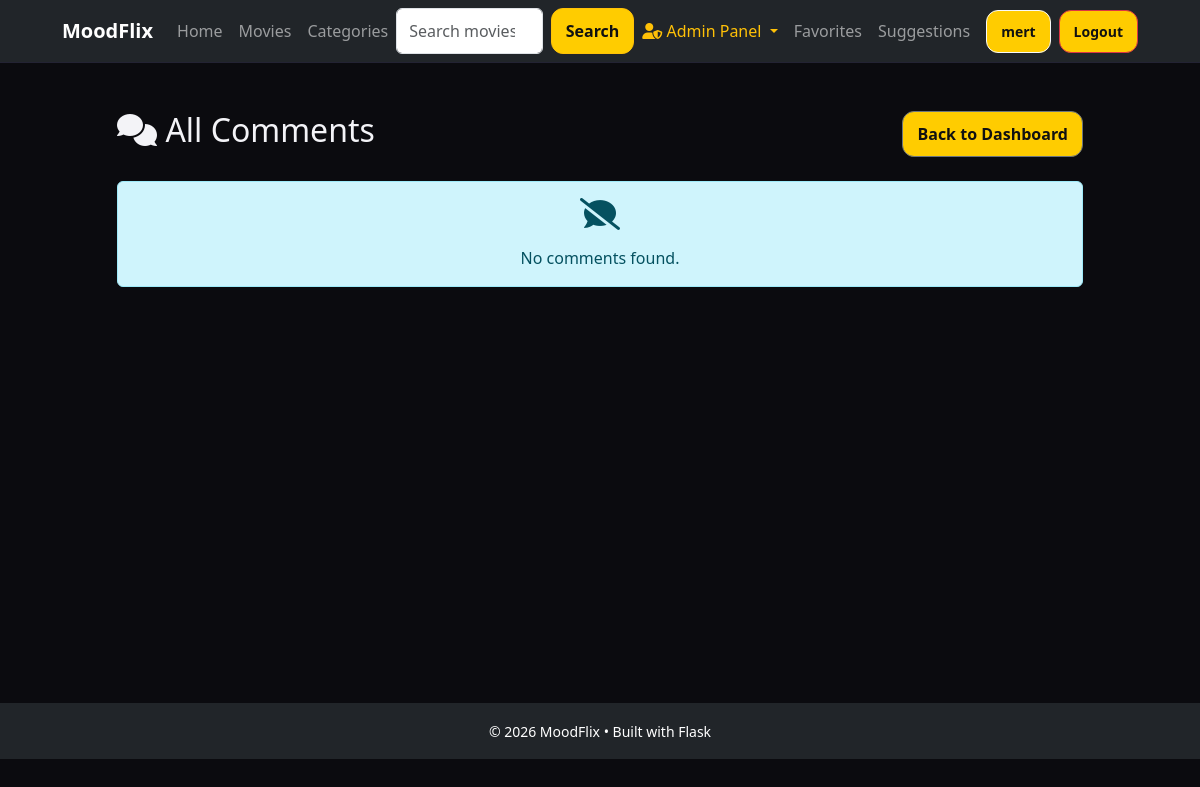
The page /admin/comments (signed in) on the database as committed earlier.
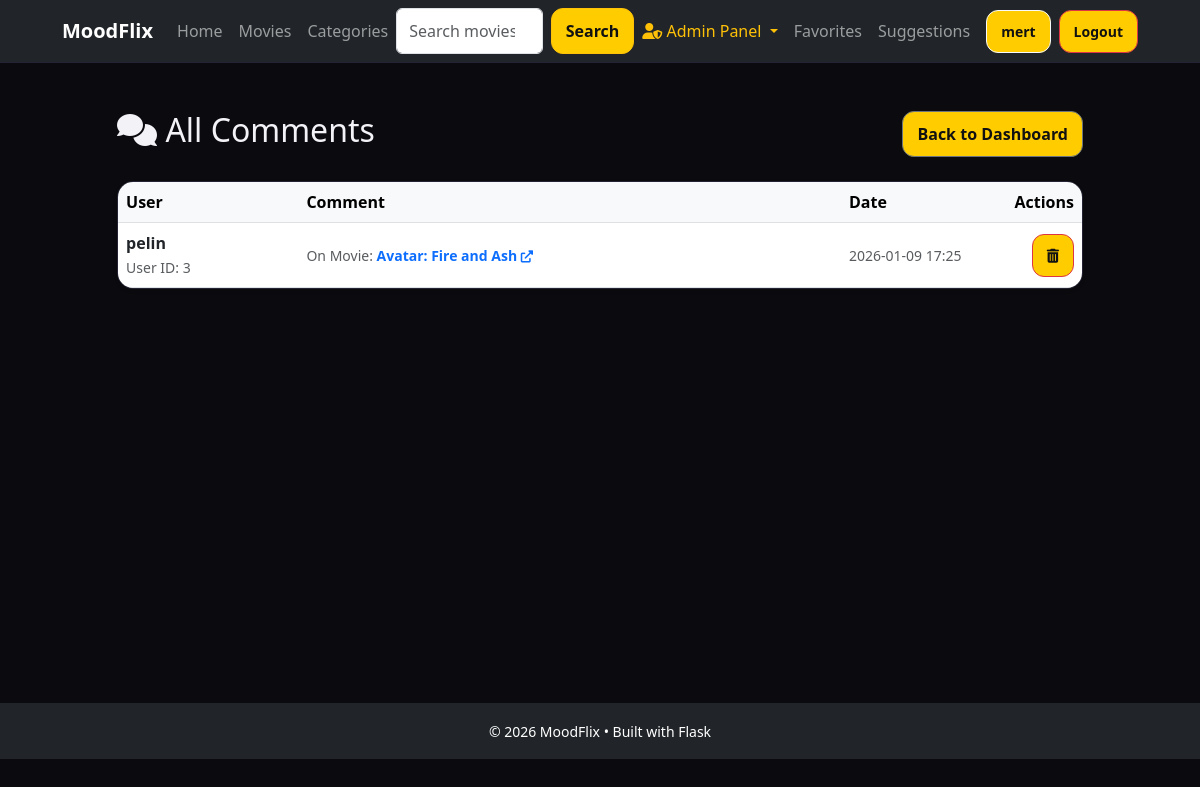
The same page on the database as committed later.
### app/models/user.py (models this page shows, shortened)
class User(UserMixin, db.Model):
    __tablename__ = "users"
    id = db.Column(db.Integer, primary_key=True)
    email = db.Column(db.String(120), unique=True, nullable=False)
    username = db.Column(db.String(50), nullable=False)
    password_hash = db.Column(db.String(128), nullable=False)
    role = db.Column(db.String(20), nullable=False, default="user")  # "user" or "admin"
    created_at = db.Column(db.DateTime, nullable=False, default=datetime.utcnow)
    is_active = db.Column(db.Boolean, nullable=False, default=True)
    comments = db.relationship('Comment', backref='user', lazy='dynamic', cascade='all, delete-orphan')
    ratings = db.relationship('Rating', backref='user', lazy='dynamic', cascade='all, delete-orphan')
    favorites = db.relationship('Favorite', backref='user', lazy='dynamic', cascade='all, delete-orphan')
    suggestions = db.relationship('Suggestion', backref='user', lazy='dynamic', cascade='all, delete-orphan')

### app/models/comment.py (models this page shows, shortened)
class Comment(db.Model):
    __tablename__ = "comments"
    id = db.Column(db.Integer, primary_key=True)
    user_id = db.Column(db.Integer, db.ForeignKey('users.id'), nullable=False)
    movie_id = db.Column(db.Integer, db.ForeignKey('movies.id'), nullable=False)
    text = db.Column(db.Text, nullable=False)
    createdAt = db.Column(db.DateTime, default=datetime.utcnow, nullable=False)
    updatedAt = db.Column(db.DateTime, default=datetime.utcnow, onupdate=datetime.utcnow, nullable=False)

### app/models/movie.py (models this page shows, shortened)
class Movie(db.Model):
    __tablename__ = "movies"
    id = db.Column(db.Integer, primary_key=True)
    title = db.Column(db.String(255), nullable=False)
    year = db.Column(db.Integer, nullable=True)
    description = db.Column(db.Text, nullable=True)
    posterUrl = db.Column(db.String(500), nullable=True)
    imdbRating = db.Column(db.Float, nullable=True)
    createdAt = db.Column(db.DateTime, default=datetime.utcnow, nullable=False)
    is_active = db.Column(db.Boolean, nullable=False, default=True)
    mood_categories = db.relationship('MoodCategory', secondary=movie_mood_categories, backref=db.backref('movies', lazy='dynamic'))
    affiliate_links = db.relationship('AffiliateLink', backref='movie', lazy='dynamic', cascade='all, delete-orphan')
    comments = db.relationship('Comment', backref='movie', lazy='dynamic', cascade='all, delete-orphan')
    ratings = db.relationship('Rating', backref='movie', lazy='dynamic', cascade='all, delete-orphan')
    favorites = db.relationship('Favorite', backref='movie', lazy='dynamic', cascade='all, delete-orphan')

### app/controllers/admin_controller.py (the view)
@admin_bp.get("/comments")
def list_comments():
    guard = _require_admin()
    if guard:
        return guard
    movie_id = request.args.get("movie_id", type=int)
    comments = AdminService.adminListComments(movie_id)
    return render_template("admin/comments.html", comments=comments, movie_id=movie_id)

### app/__init__.py (called while the page is built)
def init_extensions(app: Flask) -> None:
    db.init_app(app)
    import_models()
    migrate.init_app(app, db)
    login_manager.init_app(app)
    login_manager.login_view = "auth.login"
    from app.models.user import User
    @login_manager.user_loader
    def load_user(user_id):
        return User.query.get(int(user_id))

### app/controllers/admin_controller.py (called while the page is built)
def _require_admin():
    if not current_user.is_authenticated:
        flash("Please log in as admin.", "error")
        return redirect(url_for("auth.login"))
    if getattr(current_user, "role", None) != "admin":
        flash("Admin access required.", "error")
        return redirect(url_for("home.index"))
    return None

### app/services/admin_service.py (called while the page is built)
    @staticmethod
    def adminListComments(movieId: int | None = None) -> list[Comment]:
        query = Comment.query.order_by(Comment.createdAt.desc())
        if movieId is not None:
            query = query.filter_by(movie_id=movieId)
        return query.all()

### app/views/templates/admin/comments.html (shortened to what this page needs)
{% extends "base.html" %}
{% block content %}
<div class="container py-4">
    <div class="d-flex justify-content-between align-items-center mb-4">
        <h2>
            <i class="fas fa-comments"></i>
            {% if movie_id %}
                Comments for Movie #{{ movie_id }}
            {% else %}
                All Comments
            {% endif %}
        </h2>
        <a href="{{ url_for('admin.admin_index') }}" class="btn btn-outline-secondary">Back to Dashboard</a>
    </div>
    {% if comments %}
        <div class="card shadow-sm">
            <div class="table-responsive">
                <table class="table table-hover align-middle mb-0">
                    <thead class="table-light">
                        <tr>
                            <th>User</th>
                            <th>Comment</th>
                            <th style="width: 15%;">Date</th>
                            <th style="width: 10%;" class="text-end">Actions</th>
                        </tr>
                    </thead>
                    <tbody>
                        {% for comment in comments %}
                        <tr>
                            <td>
                                <div class="fw-bold">{{ comment.user.username }}</div>
                                <small class="text-muted">User ID: {{ comment.user_id }}</small>
                            </td>
                            <td>
                                <small class="text-muted">
                                    On Movie:
                                    <a href="{{ url_for('home.view_movie_details', movie_id=comment.movie_id) }}#comment-{{ comment.id }}" class="fw-bold text-decoration-none">
                                        {{ comment.movie.title }} <i class="fas fa-external-link-alt small"></i>
                                    </a>
                                </small>
                            </td>
                            <td class="text-muted small">
                                {{ comment.createdAt.strftime('%Y-%m-%d %H:%M') }}
                            </td>
                            <td class="text-end">
                                <form action="{{ url_for('admin.delete_comment', comment_id=comment.id) }}" method="POST" onsubmit="return confirm('Are you sure you want to delete this comment?');">
                                    <button type="submit" class="btn btn-danger btn-sm" title="Delete Comment">
                                        <i class="fas fa-trash-alt"></i>
                                    </button>
                                </form>
                            </td>
                        </tr>
                        {% endfor %}
                    </tbody>
                </table>
            </div>
        </div>
    {% else %}
        <div class="alert alert-info text-center">
            <i class="fas fa-comment-slash fa-2x mb-3 d-block"></i>
            No comments found.
        </div>
    {% endif %}
</div>
{% endblock %}

### app/views/templates/base.html (shortened to what this page needs)
<!doctype html>
<html lang="en">
<head>
  <link href="https://cdn.jsdelivr.net/npm/bootstrap@5.3.0/dist/css/bootstrap.min.css" rel="stylesheet">
  <link rel="stylesheet" href="https://cdnjs.cloudflare.com/ajax/libs/font-awesome/6.0.0/css/all.min.css">
  <link rel="stylesheet" href="{{ url_for('static', filename='css/style.css') }}">
</head>
<body>
  <nav class="navbar navbar-expand-lg navbar-dark bg-dark sticky-top" style = "z-index: 1050;">
    <div class="container">
      <a href="{{ url_for('home.index') }}" class="navbar-brand fw-bold">MoodFlix</a>
      <div class="collapse navbar-collapse" id="navbarNav">
        <ul class="navbar-nav me-auto">
            <li class="nav-item">
                <a class="nav-link" href="{{ url_for('home.index') }}"> Home </a>
            </li>
            <li class="nav-item">
                <a class="nav-link" href="{{ url_for('movie.list_movies') }}"> Movies </a>
            </li>
            <li class="nav-item">
                <a class="nav-link" href="{{ url_for('movie.list_categories') }}"> Categories </a>
            </li>
        </ul>
        <form class="d-flex mx-auto" method="GET" action="{{ url_for('home.search_movies') }}">
            <input class="form-control me-2" type="search" name="q" placeholder="Search movies..." value="{{ request.args.get('q', '') }}">
            <button class="btn btn-outline-warning" type="submit">Search</button>
        </form>
        <ul class="navbar-nav ms-auto align-items-center">
            {% if current_user.is_authenticated %}
                {% if current_user.role == 'admin' %}
                <li class="nav-item dropdown">
                    <a class="nav-link dropdown-toggle text-warning" href="#" id="adminDropdown" role="button" data-bs-toggle="dropdown" aria-expanded="false">
                        <i class="fas fa-user-shield"></i> Admin Panel
                    </a>
                </li>
                {% endif %}
                <li class="nav-item">
                    <a class="nav-link" href="{{ url_for('favorite.list_favorites') }}">Favorites</a>
                </li>
                <li class="nav-item">
                    <a class="nav-link" href="{{ url_for('suggestion.list_suggestions') }}">Suggestions</a>
                </li>
                <li class="nav-item ms-2">
                    <a class="btn btn-sm btn-outline-light" href="{{ url_for('auth.view_profile', user_id=current_user.id) }}">
                        {{ current_user.username }}
                    </a>
                </li>
                <li class="nav-item ms-2">
                    <form action="{{ url_for('auth.logout') }}" method="POST" class="d-inline">
                        <button type="submit" class="btn btn-sm btn-danger">Logout</button>
                    </form>
                </li>
            {% endif %}
        </ul>
      </div>
    </div>
  </nav>
  <main class="container py-4" style="min-height: 80vh;">
    {% block content %}{% endblock %}
  </main>
  <footer class="bg-dark text-white text-center py-3 mt-auto">
    <div class="container">
      <small>© 2026 MoodFlix • Built with Flask</small>
    </div>
  </footer>
</body>
</html>

### app/views/static/css/style.css (style rules this page uses)
:root { --bg: #0b0b0f; --panel: #12121a; --text: #f3f3f7; --muted: #a7a7b6; --line: #232333; --accent: #ffcc00; }
* { box-sizing: border-box; }
body { margin: 0; font-family: system-ui, -apple-system, Segoe UI, Roboto, Arial; background: var(--bg); color: var(--text); }
.container { width: min(1100px, 92%); margin: 0 auto; }
.navbar { position: sticky; top: 0; background: rgba(11, 11, 15, 0.9); border-bottom: 1px solid var(--line); }
.btn { padding: 10px 14px; border-radius: 12px; background: var(--accent); color: #111; text-decoration: none; font-weight: 700; }
.card { background: var(--panel); border: 1px solid var(--line); border-radius: 16px; overflow: hidden; text-decoration: none; color: inherit; }

Rows that differ between the two databases and show on the page:
added Comment: user.username "pelin", user_id "3", movie "Avatar: Fire and Ash", createdAt "2026-01-09 17:25"
Other text that changed with them:
text no longer shown: "No comments found."
text now shown: "User Comment Date Actions"
